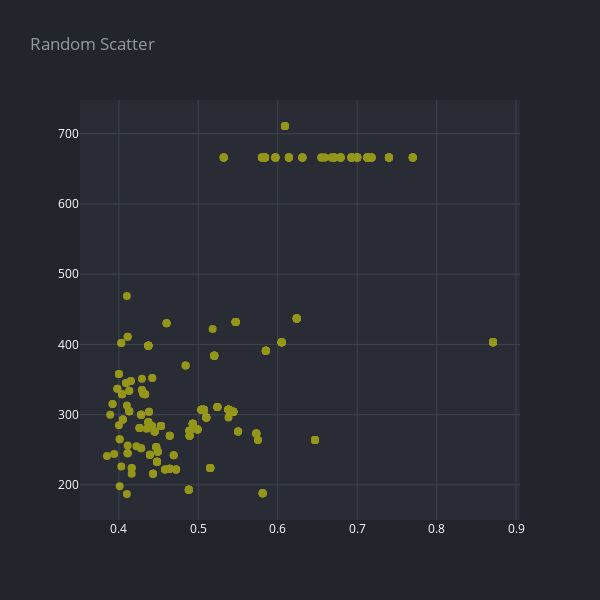

The notebook cell saved with this chart:
### Code cell
rng = np.random.RandomState(1)
X = np.dot(rng.rand(2, 2), rng.randn(2, 2000)).T

X = datasets.load_boston().data

Z = X[:,[4,9]]

s=scatter(Z[:, 0], Z[:, 1], '', mode='markers', size=8, color='yellow')
fig=go.Figure(data=s)

render(fig, 'Random Scatter', width=600, height=600)

### Figure 1 — Plotly figure (JSON) as saved in the notebook; plotly's stock layout.template omitted (floating-point values rounded to 4 significant figures; data arrays with more than 128 entries replaced by an {"elided": "..."} marker saying what was removed)
{"data": [{"marker": {"color": "yellow", "size": 8}, "mode": "markers", "name": "", "opacity": 0.5, "type": "scatter", "x": {"elided": "506 float values"}, "y": {"elided": "506 int values"}}], "layout": {"height": 600, "legend": {"font": {"color": "#ffffff"}}, "paper_bgcolor": "#22252B", "plot_bgcolor": "#292C34", "title": {"font": {"color": "#9398A4"}, "text": "Random Scatter"}, "width": 600, "xaxis": {"gridcolor": "#3F434F", "tickfont": {"color": "#ffffff"}, "title": {"font": {"color": "#ffffff"}}, "zeroline": false}, "yaxis": {"gridcolor": "#3F434F", "tickfont": {"color": "#ffffff"}, "title": {"font": {"color": "#ffffff"}}, "zeroline": false}}}
